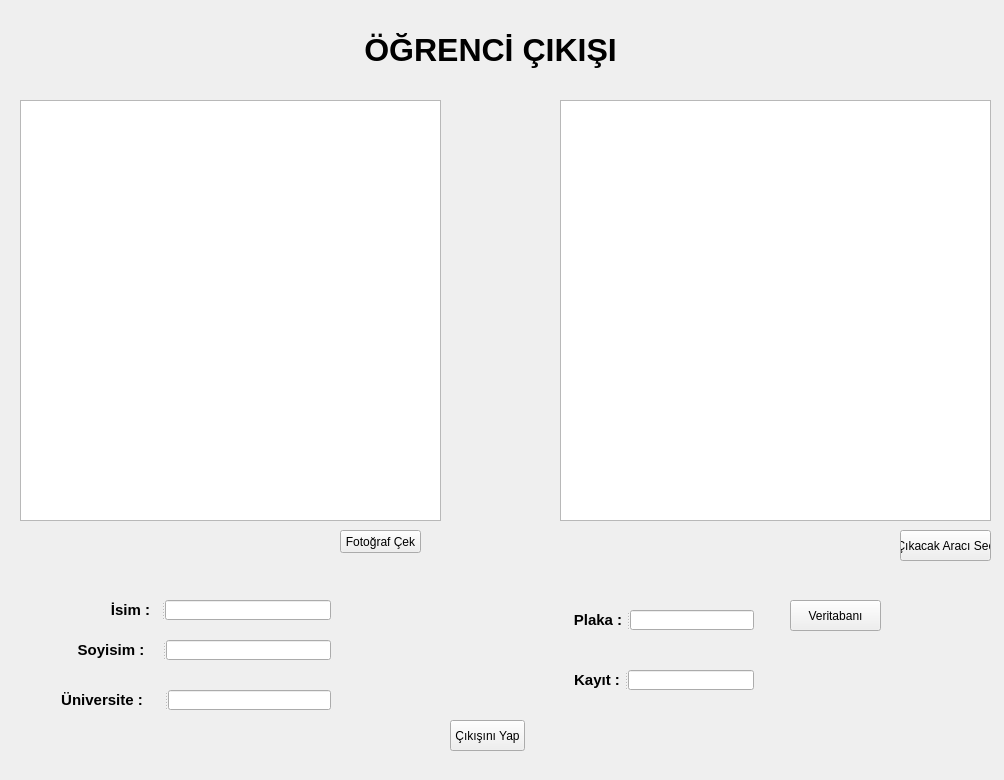
<?xml version="1.0" encoding="UTF-8"?>
<ui version="4.0">
 <class>Form</class>
 <widget class="QWidget" name="Form">
  <property name="geometry">
   <rect>
    <x>0</x>
    <y>0</y>
    <width>1004</width>
    <height>780</height>
   </rect>
  </property>
  <property name="windowTitle">
   <string>Form</string>
  </property>
  <widget class="QLabel" name="label">
   <property name="geometry">
    <rect>
     <x>0</x>
     <y>0</y>
     <width>1051</width>
     <height>851</height>
    </rect>
   </property>
   <property name="text">
    <string/>
   </property>
   <property name="pixmap">
    <pixmap>Adsız.png</pixmap>
   </property>
   <property name="scaledContents">
    <bool>true</bool>
   </property>
  </widget>
  <widget class="QLabel" name="label_7">
   <property name="geometry">
    <rect>
     <x>330</x>
     <y>30</y>
     <width>321</width>
     <height>41</height>
    </rect>
   </property>
   <property name="text">
    <string>&lt;html&gt;&lt;head/&gt;&lt;body&gt;&lt;p align=&quot;center&quot;&gt;&lt;span style=&quot; font-size:24pt; font-weight:600;&quot;&gt;ÖĞRENCİ ÇIKIŞI&lt;/span&gt;&lt;/p&gt;&lt;/body&gt;&lt;/html&gt;</string>
   </property>
  </widget>
  <widget class="QPushButton" name="fotografcek">
   <property name="geometry">
    <rect>
     <x>340</x>
     <y>530</y>
     <width>81</width>
     <height>23</height>
    </rect>
   </property>
   <property name="text">
    <string>Fotoğraf Çek</string>
   </property>
  </widget>
  <widget class="QGraphicsView" name="aracgoruntu">
   <property name="geometry">
    <rect>
     <x>560</x>
     <y>100</y>
     <width>431</width>
     <height>421</height>
    </rect>
   </property>
  </widget>
  <widget class="QPushButton" name="aracsec">
   <property name="geometry">
    <rect>
     <x>900</x>
     <y>530</y>
     <width>91</width>
     <height>31</height>
    </rect>
   </property>
   <property name="text">
    <string>Çıkacak Aracı Seç</string>
   </property>
  </widget>
  <widget class="QGraphicsView" name="goruntu">
   <property name="geometry">
    <rect>
     <x>20</x>
     <y>100</y>
     <width>421</width>
     <height>421</height>
    </rect>
   </property>
  </widget>
  <widget class="QSplitter" name="splitter">
   <property name="geometry">
    <rect>
     <x>570</x>
     <y>610</y>
     <width>184</width>
     <height>20</height>
    </rect>
   </property>
   <property name="orientation">
    <enum>Qt::Horizontal</enum>
   </property>
   <widget class="QLabel" name="label_2">
    <property name="text">
     <string>&lt;html&gt;&lt;head/&gt;&lt;body&gt;&lt;p align=&quot;center&quot;&gt;&lt;span style=&quot; font-size:11pt; font-weight:600;&quot;&gt;Plaka :&lt;/span&gt;&lt;/p&gt;&lt;/body&gt;&lt;/html&gt;</string>
    </property>
   </widget>
   <widget class="QLineEdit" name="plaka"/>
  </widget>
  <widget class="QPushButton" name="cikisiniyap">
   <property name="geometry">
    <rect>
     <x>450</x>
     <y>720</y>
     <width>75</width>
     <height>31</height>
    </rect>
   </property>
   <property name="text">
    <string>Çıkışını Yap</string>
   </property>
  </widget>
  <widget class="QSplitter" name="splitter_5">
   <property name="geometry">
    <rect>
     <x>40</x>
     <y>690</y>
     <width>291</width>
     <height>20</height>
    </rect>
   </property>
   <property name="orientation">
    <enum>Qt::Horizontal</enum>
   </property>
   <widget class="QLabel" name="label_6">
    <property name="text">
     <string>&lt;html&gt;&lt;head/&gt;&lt;body&gt;&lt;p align=&quot;center&quot;&gt;&lt;span style=&quot; font-size:11pt; font-weight:600;&quot;&gt;Üniversite :&lt;/span&gt;&lt;/p&gt;&lt;/body&gt;&lt;/html&gt;</string>
    </property>
   </widget>
   <widget class="QLineEdit" name="universite"/>
  </widget>
  <widget class="QSplitter" name="splitter_3">
   <property name="geometry">
    <rect>
     <x>100</x>
     <y>600</y>
     <width>231</width>
     <height>20</height>
    </rect>
   </property>
   <property name="orientation">
    <enum>Qt::Horizontal</enum>
   </property>
   <widget class="QLabel" name="label_4">
    <property name="text">
     <string>&lt;html&gt;&lt;head/&gt;&lt;body&gt;&lt;p align=&quot;center&quot;&gt;&lt;span style=&quot; font-size:11pt; font-weight:600;&quot;&gt;İsim :&lt;/span&gt;&lt;/p&gt;&lt;/body&gt;&lt;/html&gt;</string>
    </property>
   </widget>
   <widget class="QLineEdit" name="isim"/>
  </widget>
  <widget class="QPushButton" name="veritabani">
   <property name="geometry">
    <rect>
     <x>790</x>
     <y>600</y>
     <width>91</width>
     <height>31</height>
    </rect>
   </property>
   <property name="text">
    <string>Veritabanı</string>
   </property>
  </widget>
  <widget class="QSplitter" name="splitter_4">
   <property name="geometry">
    <rect>
     <x>60</x>
     <y>640</y>
     <width>271</width>
     <height>20</height>
    </rect>
   </property>
   <property name="orientation">
    <enum>Qt::Horizontal</enum>
   </property>
   <widget class="QLabel" name="label_5">
    <property name="text">
     <string>&lt;html&gt;&lt;head/&gt;&lt;body&gt;&lt;p align=&quot;center&quot;&gt;&lt;span style=&quot; font-size:11pt; font-weight:600;&quot;&gt;Soyisim :&lt;/span&gt;&lt;/p&gt;&lt;/body&gt;&lt;/html&gt;</string>
    </property>
   </widget>
   <widget class="QLineEdit" name="soyisim"/>
  </widget>
  <widget class="QSplitter" name="splitter_2">
   <property name="geometry">
    <rect>
     <x>570</x>
     <y>670</y>
     <width>184</width>
     <height>20</height>
    </rect>
   </property>
   <property name="orientation">
    <enum>Qt::Horizontal</enum>
   </property>
   <widget class="QLabel" name="label_3">
    <property name="text">
     <string>&lt;html&gt;&lt;head/&gt;&lt;body&gt;&lt;p align=&quot;center&quot;&gt;&lt;span style=&quot; font-size:11pt; font-weight:600;&quot;&gt;Kayıt :&lt;/span&gt;&lt;/p&gt;&lt;/body&gt;&lt;/html&gt;</string>
    </property>
   </widget>
   <widget class="QLineEdit" name="kayit"/>
  </widget>
 </widget>
 <resources/>
 <connections/>
</ui>
